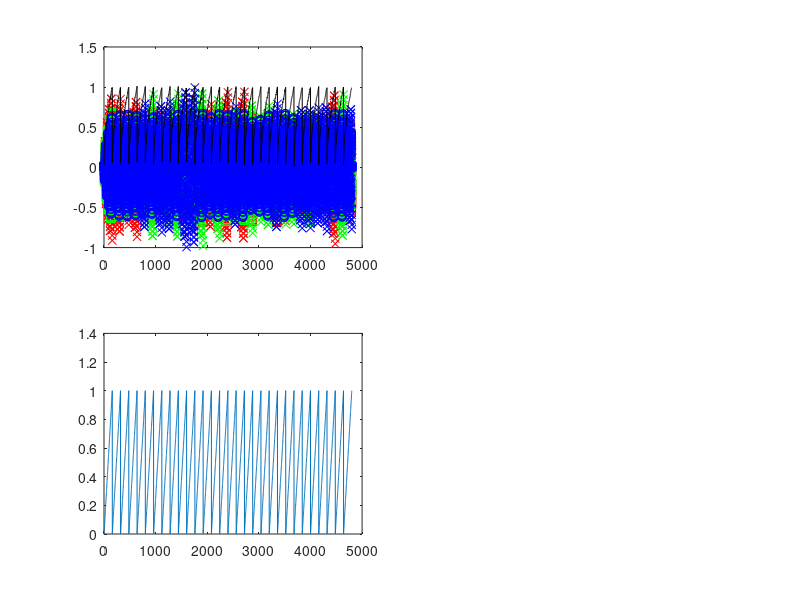

The MATLAB source for this figure: (Note: this script raises an error after producing the figure.)
clear all

wd = cd;
DataDir = '/opt/topspin2/data/DT/nmr';
%DataDir = '/Users/daniel/NMRdata/AVII500/DT';
ExpNam = 'AOT_1H2H'; expno = 107;

%ConeAngleUnit = pi/180*[54.7356*[.5 1] 90 180-54.7356*[1 .5 0]];
%ConeAngleUnit = pi/180*[54.7356*[1/3 2/3 1] 75 90 105 180-54.7356*[1 2/3 1/3 0]];
%ConeAngleUnit = [ConeAngleUnit ConeAngleUnit+pi];
%ConeAngleUnit = 2*pi*linspace(0,1,25); ConeAngleUnit = ConeAngleUnit(1:end-1);
Deltab = [.99 .75 .5 .25 0 0 -.25 -.49];
Deltab = [.99 .8 .6 .4 .2 0 0 -.2 -.4 -.49];
%Deltab = [1 .99 .98 .97 0 0 -.25 -.5];
ConeAngleUnit = acos(sqrt((Deltab*2+1)/3));
ConeAngleUnit = [ConeAngleUnit pi-fliplr(ConeAngleUnit)];
ConeAngleUnit = [ConeAngleUnit ConeAngleUnit+pi];
NConeCycles = 4;
ConeAngleStep = 2*pi*((1:NConeCycles)-1);
[ConeAngleUnit, ConeAngleStep] = ndgrid(ConeAngleUnit,ConeAngleStep);
NG = numel(ConeAngleUnit);
ConeAngle = reshape(ConeAngleUnit,NG,1) + reshape(ConeAngleStep,NG,1);

minG = 0.01;

%NG = 256;
%ConeAngle = pi/180*[1*54.7356]*ones(NG,1);
%ConeAngle = pi/180*[90]*ones(NG,1);
%ConeAngle = pi/180*[1*360]*linspace(0,1,NG)';
Grel = sqrt(linspace(.001,1,NG))';
%Grel = sqrt(logspace(-4,0,NG))';
%Grel = linspace(.02,1,NG)';
%Grel = linspace(.9999,1,NG)';

load UniformDistSphereRepulsionN30
%theta = .95*pi/2; phi = .95*pi/2;
Ndir = length(theta);
%phi = 0*pi/2*ones(Ndir,1);
%theta = -0*pi/2 + pi/2*linspace(0,1,Ndir)';

[Gindx,Dindx] = ndgrid(1:NG,1:Ndir);
td1 = numel(Gindx);

Gindx = reshape(Gindx,td1,1);
Dindx = reshape(Dindx,td1,1);

G.a = 1/sqrt(2)*sin(ConeAngle(Gindx)).*Grel(Gindx);
G.b = 1/sqrt(2)*sin(ConeAngle(Gindx)).*Grel(Gindx);
G.c = cos(ConeAngle(Gindx)).*Grel(Gindx);

alpha = phi(Dindx);
beta = theta(Dindx);
gamma = zeros(size(Dindx));

for ntd1 = 1:td1
    A.gamma = gamma(ntd1);
    A.beta = beta(ntd1);
    A.alpha = alpha(ntd1);
    
    R.gamma = [
        cos(A.gamma) sin(A.gamma) 0
        -sin(A.gamma) cos(A.gamma) 0
        0 0 1];

    R.beta = [
        cos(A.beta) 0 -sin(A.beta)
        0 1 0
        sin(A.beta) 0 cos(A.beta)];

    R.alpha = [
        cos(A.alpha) sin(A.alpha) 0
        -sin(A.alpha) cos(A.alpha) 0
        0 0 1];

    R.mat = R.gamma*R.beta*R.alpha;
    
    R.xx(ntd1,1) = R.mat(1,1);
    R.xy(ntd1,1) = R.mat(1,2);
    R.xz(ntd1,1) = R.mat(1,3);
    R.yx(ntd1,1) = R.mat(2,1);
    R.yy(ntd1,1) = R.mat(2,2);
    R.yz(ntd1,1) = R.mat(2,3);
    R.zx(ntd1,1) = R.mat(3,1);
    R.zy(ntd1,1) = R.mat(3,2);
    R.zz(ntd1,1) = R.mat(3,3);
end
                
rax = R.xx.*G.a;
ray = R.xy.*G.a;
raz = R.xz.*G.a;
rbx = R.yx.*G.b;
rby = R.yy.*G.b;
rbz = R.yz.*G.b;
rcx = R.zx.*G.c;
rcy = R.zy.*G.c;
rcz = R.zz.*G.c;

rax(abs(rax)<minG) = minG;
ray(abs(ray)<minG) = minG;
raz(abs(raz)<minG) = minG;
rbx(abs(rbx)<minG) = minG;
rby(abs(rby)<minG) = minG;
rbz(abs(rbz)<minG) = minG;
rcx(abs(rcx)<minG) = minG;
rcy(abs(rcy)<minG) = minG;
rcz(abs(rcz)<minG) = minG;

rtot = sqrt((rax+rbx+rcx).^2+(ray+rby+rcy).^2+(raz+rbz+rcz).^2);

figure(1), clf
subplot(2,2,1)
plot(1:td1,rax,'ro',1:td1,rbx,'rs',1:td1,rcx,'rx',...
    1:td1,ray,'go',1:td1,rby,'gs',1:td1,rcy,'gx',...
    1:td1,raz,'bo',1:td1,rbz,'bs',1:td1,rcz,'bx',...
    1:td1,rtot,'k-')

bxx = rax.*rax + rbx.*rbx + rcx.*rcx;
byy = ray.*ray + rby.*rby + rcy.*rcy;
bzz = raz.*raz + rbz.*rbz + rcz.*rcz;
bxy = rax.*ray + rbx.*rby + rcx.*rcy;
bxz = rax.*raz + rbx.*rbz + rcx.*rcz;
byz = ray.*raz + rby.*rbz + rcy.*rcz;

btot = bxx + byy + bzz;

subplot(2,2,3)
plot(1:td1,btot)

Gnorm.x = sin(theta).*cos(phi);
Gnorm.y = sin(theta).*sin(phi);
Gnorm.z = cos(theta);

[X,Y] = fSchmidt(Gnorm.x,Gnorm.y,Gnorm.z);
latitude.theta = pi/180*[30:30:150 179];
latitude.phi = linspace(0,2*pi,100);
[latitude.phi,latitude.theta] = ndgrid(latitude.phi,latitude.theta);
latitude.z = cos(latitude.theta);
latitude.x = sin(latitude.theta).*cos(latitude.phi);
latitude.y = sin(latitude.theta).*sin(latitude.phi);
[latitude.X,latitude.Y] = fSchmidt(latitude.x,latitude.y,latitude.z);
longitude.theta = pi/180*linspace(30,180,100);
longitude.phi = pi/180*[30:30:360];
[longitude.theta,longitude.phi] = ndgrid(longitude.theta,longitude.phi);
longitude.z = cos(longitude.theta);
longitude.x = sin(longitude.theta).*cos(longitude.phi);
longitude.y = sin(longitude.theta).*sin(longitude.phi);
[longitude.X,longitude.Y] = fSchmidt(longitude.x,longitude.y,longitude.z);

subplot(1,2,2)        
plot(X,Y,'ko')
hold on
plot(latitude.X,latitude.Y,'b-')
plot(longitude.X,longitude.Y,'b-')
axis tight equal off
%return

fpath = [DataDir '/' ExpNam '/' num2str(expno)];

fname = 'rax';
fidax = fopen([fpath '/' fname],'w');
fname = 'rax.txt';
fidaxtxt = fopen([fpath '/' fname],'w');
fname = 'ray';
fiday = fopen([fpath '/' fname],'w');
fname = 'ray.txt';
fidaytxt = fopen([fpath '/' fname],'w');
fname = 'raz';
fidaz = fopen([fpath '/' fname],'w');
fname = 'raz.txt';
fidaztxt = fopen([fpath '/' fname],'w');
fname = 'rbx';
fidbx = fopen([fpath '/' fname],'w');
fname = 'rbx.txt';
fidbxtxt = fopen([fpath '/' fname],'w');
fname = 'rby';
fidby = fopen([fpath '/' fname],'w');
fname = 'rby.txt';
fidbytxt = fopen([fpath '/' fname],'w');
fname = 'rbz';
fidbz = fopen([fpath '/' fname],'w');
fname = 'rbz.txt';
fidbztxt = fopen([fpath '/' fname],'w');
fname = 'rcx';
fidcx = fopen([fpath '/' fname],'w');
fname = 'rcx.txt';
fidcxtxt = fopen([fpath '/' fname],'w');
fname = 'rcy';
fidcy = fopen([fpath '/' fname],'w');
fname = 'rcy.txt';
fidcytxt = fopen([fpath '/' fname],'w');
fname = 'rcz';
fidcz = fopen([fpath '/' fname],'w');
fname = 'rcz.txt';
fidcztxt = fopen([fpath '/' fname],'w');

text.header = {
{'##TITLE= /opt/topspin2/data/DT/nmr/C10E3_DTI/6/diff_ramp'};
{'##JCAMP-DX= 5.00 Bruker JCAMP library'}
{'##DATA TYPE= Shape Data'}
{'##ORIGIN= Bruker Analytik GmbH'}
{'##OWNER= <nmrsu>'}
{'##DATE= 07/02/27'}
{'##TIME= 08:11:48'}
{'##MINX= 0'}
{'##MAXX= 1'}
{'##MINY= 0'}
{'##MAXY= 1'}
{'##$SHAPE_EXMODE= Gradient'}
{'##$SHAPE_TOTROT= 0'}
{'##$SHAPE_BWFAC= 0'}
{'##$SHAPE_INTEGFAC= 0'}
{'##$SHAPE_MODE= 0'}};

[Nlines, dummy] = size(text.header);

for nline = 1:Nlines
    fprintf(fidax,'%s\n',text.header{nline}{1});
    fprintf(fiday,'%s\n',text.header{nline}{1});
    fprintf(fidaz,'%s\n',text.header{nline}{1});
    fprintf(fidbx,'%s\n',text.header{nline}{1});
    fprintf(fidby,'%s\n',text.header{nline}{1});
    fprintf(fidbz,'%s\n',text.header{nline}{1});
    fprintf(fidcx,'%s\n',text.header{nline}{1});
    fprintf(fidcy,'%s\n',text.header{nline}{1});
    fprintf(fidcz,'%s\n',text.header{nline}{1});
end


fprintf(fidax,'%s\n',['##NPOINTS=' num2str(td1)]);
fprintf(fidax,'%s\n',['##XYDATA= (X++(Y..Y))']);
fprintf(fiday,'%s\n',['##NPOINTS=' num2str(td1)]);
fprintf(fiday,'%s\n',['##XYDATA= (X++(Y..Y))']);
fprintf(fidaz,'%s\n',['##NPOINTS=' num2str(td1)]);
fprintf(fidaz,'%s\n',['##XYDATA= (X++(Y..Y))']);
fprintf(fidbx,'%s\n',['##NPOINTS=' num2str(td1)]);
fprintf(fidbx,'%s\n',['##XYDATA= (X++(Y..Y))']);
fprintf(fidby,'%s\n',['##NPOINTS=' num2str(td1)]);
fprintf(fidby,'%s\n',['##XYDATA= (X++(Y..Y))']);
fprintf(fidbz,'%s\n',['##NPOINTS=' num2str(td1)]);
fprintf(fidbz,'%s\n',['##XYDATA= (X++(Y..Y))']);
fprintf(fidcx,'%s\n',['##NPOINTS=' num2str(td1)]);
fprintf(fidcx,'%s\n',['##XYDATA= (X++(Y..Y))']);
fprintf(fidcy,'%s\n',['##NPOINTS=' num2str(td1)]);
fprintf(fidcy,'%s\n',['##XYDATA= (X++(Y..Y))']);
fprintf(fidcz,'%s\n',['##NPOINTS=' num2str(td1)]);
fprintf(fidcz,'%s\n',['##XYDATA= (X++(Y..Y))']);

for nG = 1:length(rax)
    fprintf(fidax,'%f\n',rax(nG));
    fprintf(fidaxtxt,'%f\n',rax(nG));
    fprintf(fiday,'%f\n',ray(nG));
    fprintf(fidaytxt,'%f\n',ray(nG));
    fprintf(fidaz,'%f\n',raz(nG));
    fprintf(fidaztxt,'%f\n',raz(nG));
    fprintf(fidbx,'%f\n',rbx(nG));
    fprintf(fidbxtxt,'%f\n',rbx(nG));
    fprintf(fidby,'%f\n',rby(nG));
    fprintf(fidbytxt,'%f\n',rby(nG));
    fprintf(fidbz,'%f\n',rbz(nG));
    fprintf(fidbztxt,'%f\n',rbz(nG));
    fprintf(fidcx,'%f\n',rcx(nG));
    fprintf(fidcxtxt,'%f\n',rcx(nG));
    fprintf(fidcy,'%f\n',rcy(nG));
    fprintf(fidcytxt,'%f\n',rcy(nG));
    fprintf(fidcz,'%f\n',rcz(nG));
    fprintf(fidcztxt,'%f\n',rcz(nG));
end


fprintf(fidax,'%s\n',['##END']);
fprintf(fiday,'%s\n',['##END']);
fprintf(fidaz,'%s\n',['##END']);
fprintf(fidbx,'%s\n',['##END']);
fprintf(fidby,'%s\n',['##END']);
fprintf(fidbz,'%s\n',['##END']);
fprintf(fidcx,'%s\n',['##END']);
fprintf(fidcy,'%s\n',['##END']);
fprintf(fidcz,'%s\n',['##END']);

fclose(fidax);
fclose(fiday);
fclose(fidaz);
fclose(fidaxtxt);
fclose(fidaytxt);
fclose(fidaztxt);
fclose(fidbx);
fclose(fidby);
fclose(fidbz);
fclose(fidbxtxt);
fclose(fidbytxt);
fclose(fidbztxt);
fclose(fidcx);
fclose(fidcy);
fclose(fidcz);
fclose(fidcxtxt);
fclose(fidcytxt);
fclose(fidcztxt);

td1